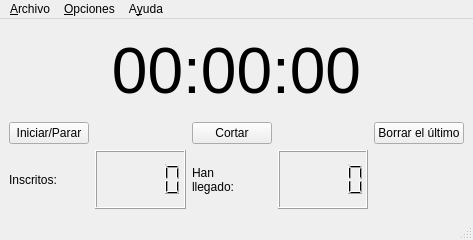
<?xml version="1.0" encoding="UTF-8"?>
<ui version="4.0">
 <class>ventanaprincipal</class>
 <widget class="QMainWindow" name="ventanaprincipal">
  <property name="geometry">
   <rect>
    <x>0</x>
    <y>0</y>
    <width>473</width>
    <height>240</height>
   </rect>
  </property>
  <property name="windowTitle">
   <string>Contrarreloj</string>
  </property>
  <widget class="QWidget" name="centralwidget">
   <layout class="QVBoxLayout" name="verticalLayout">
    <item>
     <widget class="QLabel" name="labelTiempo">
      <property name="font">
       <font>
        <pointsize>48</pointsize>
       </font>
      </property>
      <property name="text">
       <string>&lt;center&gt;00:00:00&lt;/center&gt;</string>
      </property>
     </widget>
    </item>
    <item>
     <layout class="QGridLayout" name="gridLayout">
      <item row="2" column="0">
       <widget class="QPushButton" name="botonIniciar">
        <property name="text">
         <string>Iniciar/Parar</string>
        </property>
       </widget>
      </item>
      <item row="2" column="2">
       <widget class="QPushButton" name="botonCortar">
        <property name="text">
         <string>Cortar</string>
        </property>
       </widget>
      </item>
      <item row="2" column="4">
       <widget class="QPushButton" name="botonborrarultimo">
        <property name="text">
         <string>Borrar el último</string>
        </property>
       </widget>
      </item>
      <item row="2" column="3">
       <spacer name="horizontalSpacer">
        <property name="orientation">
         <enum>Qt::Horizontal</enum>
        </property>
        <property name="sizeHint" stdset="0">
         <size>
          <width>40</width>
          <height>20</height>
         </size>
        </property>
       </spacer>
      </item>
      <item row="2" column="1">
       <spacer name="horizontalSpacer_2">
        <property name="orientation">
         <enum>Qt::Horizontal</enum>
        </property>
        <property name="sizeHint" stdset="0">
         <size>
          <width>40</width>
          <height>20</height>
         </size>
        </property>
       </spacer>
      </item>
      <item row="4" column="0">
       <widget class="QLabel" name="label_2">
        <property name="text">
         <string>Inscritos:</string>
        </property>
       </widget>
      </item>
      <item row="4" column="1">
       <widget class="QLCDNumber" name="lcdtotalparcicipantes"/>
      </item>
      <item row="4" column="2">
       <widget class="QLabel" name="label">
        <property name="text">
         <string>Han
llegado:</string>
        </property>
       </widget>
      </item>
      <item row="4" column="3">
       <widget class="QLCDNumber" name="lcdllegaron"/>
      </item>
     </layout>
    </item>
   </layout>
  </widget>
  <widget class="QMenuBar" name="menubar">
   <property name="geometry">
    <rect>
     <x>0</x>
     <y>0</y>
     <width>473</width>
     <height>21</height>
    </rect>
   </property>
   <widget class="QMenu" name="menuOpciones">
    <property name="title">
     <string>&amp;Opciones</string>
    </property>
    <addaction name="actionRegistro"/>
    <addaction name="actionLlenar_numeros"/>
    <addaction name="actionResultados"/>
   </widget>
   <widget class="QMenu" name="menuAyuda">
    <property name="title">
     <string>A&amp;yuda</string>
    </property>
    <addaction name="actionAcerca_de"/>
    <addaction name="actionAcerca_de_QT"/>
   </widget>
   <widget class="QMenu" name="menuArchivo">
    <property name="title">
     <string>&amp;Archivo</string>
    </property>
    <addaction name="actionAjustes_principales"/>
    <addaction name="actionSalir"/>
   </widget>
   <addaction name="menuArchivo"/>
   <addaction name="menuOpciones"/>
   <addaction name="menuAyuda"/>
  </widget>
  <widget class="QStatusBar" name="statusbar"/>
  <action name="actionAjustes_principales">
   <property name="text">
    <string>&amp;Ajustes principales</string>
   </property>
  </action>
  <action name="actionLlenar_numeros">
   <property name="text">
    <string>&amp;Llenar números</string>
   </property>
  </action>
  <action name="actionResultados">
   <property name="text">
    <string>R&amp;esultados</string>
   </property>
  </action>
  <action name="actionSalir">
   <property name="text">
    <string>&amp;Salir</string>
   </property>
  </action>
  <action name="actionAcerca_de">
   <property name="text">
    <string>&amp;Acerca de</string>
   </property>
  </action>
  <action name="actionRegistro">
   <property name="text">
    <string>&amp;Registro</string>
   </property>
  </action>
  <action name="actionAcerca_de_QT">
   <property name="text">
    <string>A&amp;cerca de QT</string>
   </property>
  </action>
 </widget>
 <resources/>
 <connections/>
</ui>
